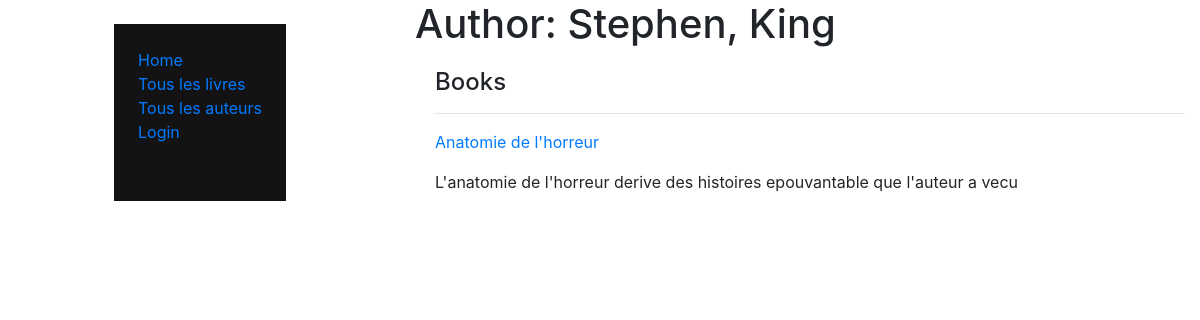
Page /catalog/authors/1/ on the committed database.
### Catalog/models.py (models this page shows, shortened)
class Author(models.Model):
    first_name = models.CharField(max_length=150)
    last_name = models.CharField(max_length=150)
    date_of_birth = models.DateField(null=True, blank=True)
    date_of_death = models.DateField('Died', blank=True, null=True)
    class Meta:
        ordering = ['last_name', 'first_name']

class Book(models.Model):
    title = models.CharField(max_length=100)
    author = models.ForeignKey('Author', on_delete=models.CASCADE, null=True)
    summary = models.TextField(max_length=1000, help_text="Entrer une breve description du livre")
    isbn = models.CharField('ISBN', max_length=13, help_text="Saisir le numero ISBN du livre")
    genre = models.ManyToManyField('Genre', help_text="Saisir le genre litteraire du livre")
    language = models.ForeignKey('Language', on_delete=models.SET_NULL, null=True)
    def get_absolute_url(self):
        return reverse("Catalog:book-detail", args=[str(self.id)])
    def display_genre(self):
        return ' , '.join(genre.name for genre in self.genre.all()[:3])
    display_genre.short_description = 'Genre'

### Catalog/views.py (the view)
# urls.py: path('authors/<int:pk>/', views.AuthorDetailView.as_view(), name='author-detail'),
class AuthorDetailView(DetailView):
    model = Author

### Catalog/templates/catalog/author_detail.html
{% extends "base.html" %}
{% block content %}
  <h1>Author: {{ author.last_name}}, {{ author.first_name }}</h1>
  <div style="margin-left:20px;margin-top:20px">
    <h4>Books</h4>
    {% for book in author.book_set.all %}
      <hr>
      <p><a href="{{ book.get_absolute_url }}">{{ book.title}}</a></p>
      <p>{{ book.summary}}</p>
    {% endfor %}
  </div>
{% endblock %}

### rows in the picture
Author: last_name "Stephen", first_name "King"
Book: title "Anatomie de l'horreur", summary "L'anatomie de l'horreur derive des histoires epouvantable que l'auteur a vecu"
